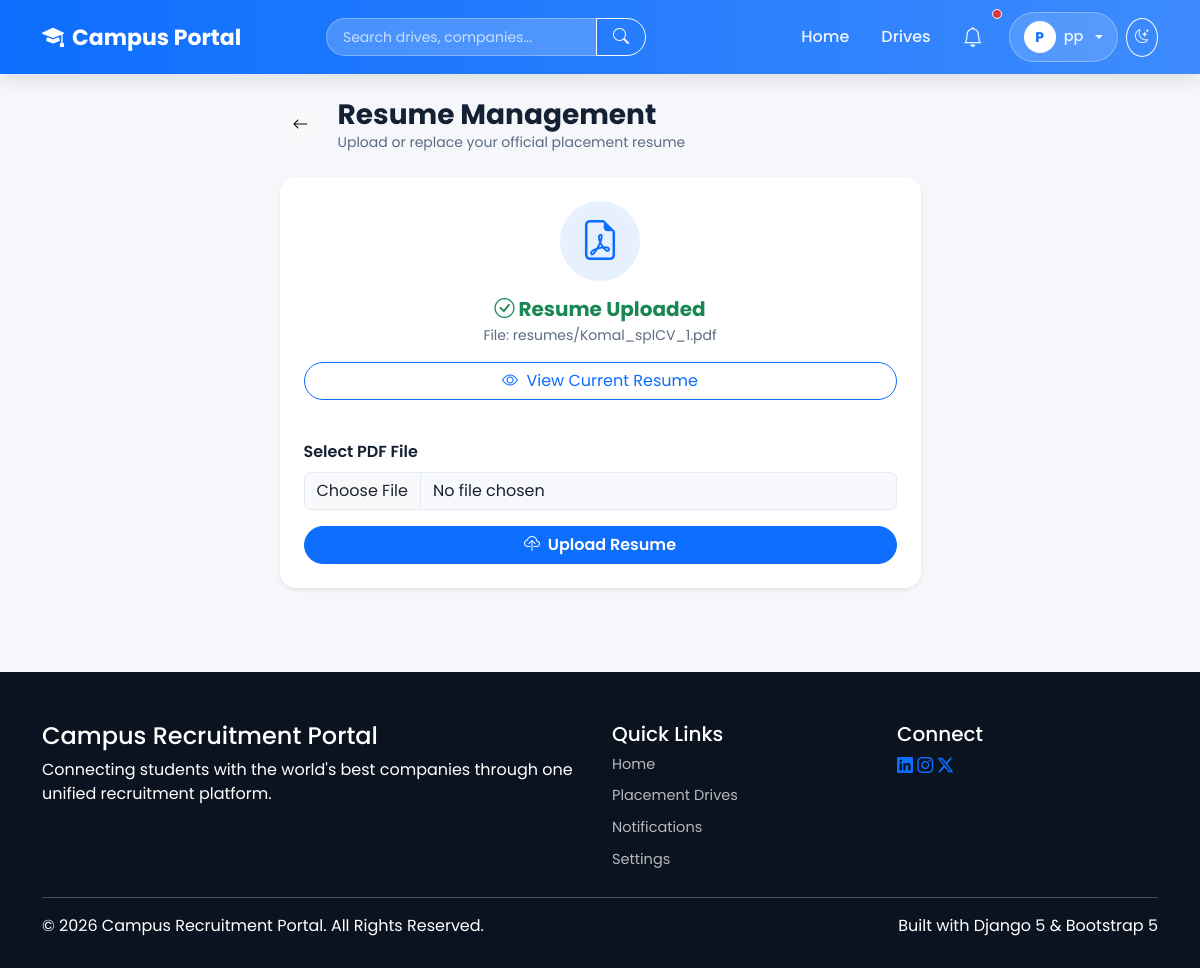
Page /student/resume/ (signed in) on the committed database.
### accounts/models.py (models this page shows, shortened)
class CustomUser(AbstractUser):
    ROLE_CHOICES = [
        ("student", "Student"),
        ("recruiter", "Recruiter"),
        ("placement_officer", "Placement Officer"),
    ]
    email = models.EmailField(unique=True)
    phone_number = models.CharField(
        max_length=15,
        blank=True
    )
    role = models.CharField(
        max_length=25,
        choices=ROLE_CHOICES,
        default="student",
    )
    objects = CustomUserManager()
    USERNAME_FIELD = "email"
    REQUIRED_FIELDS = ["username"]

### students/models.py (models this page shows, shortened)
class StudentProfile(models.Model):
    user = models.OneToOneField(
        CustomUser,
        on_delete=models.CASCADE
    )
    registration_number = models.CharField(
        max_length=20,
        unique=True
    )
    resume = models.FileField(
        upload_to="resumes/",
        blank=True,
        null=True
    )
    department = models.CharField(max_length=100)
    batch = models.IntegerField()
    cgpa = models.DecimalField(
        max_digits=4,
        decimal_places=2
    )
    skills = models.TextField(blank=True, help_text="Comma separated skills")
    projects = models.TextField(blank=True)
    certifications = models.TextField(blank=True)
    bio = models.TextField(blank=True)

### students/views.py (the view)
# urls.py: path("resume/", views.student_resume, name="student_resume"),
@login_required
def student_resume(request):
    profile = get_object_or_404(StudentProfile, user=request.user)
    if request.method == "POST":
        if request.FILES.get("resume"):
            profile.resume = request.FILES["resume"]
            profile.save()
            messages.success(request, "Resume uploaded successfully!")
            return redirect("student_resume")
    return render(request, "students/resume.html", {"profile": profile})

### templates/students/resume.html (shortened to what this page needs)
{% extends "base.html" %}
{% block content %}
<div class="container py-4">
    <div class="row justify-content-center">
        <div class="col-md-7">
            <div class="d-flex align-items-center mb-4">
                <a href="{% url 'student_dashboard' %}" class="btn btn-light rounded-circle me-3">
                    <i class="bi bi-arrow-left"></i>
                </a>
                <div>
                    <h3 class="fw-bold mb-0">Resume Management</h3>
                    <p class="text-muted small mb-0">Upload or replace your official placement resume</p>
                </div>
            </div>
            <div class="card border-0 shadow-sm rounded-4 p-4 bg-white text-center">
                <div class="bg-primary bg-opacity-10 text-primary rounded-circle mx-auto d-flex align-items-center justify-content-center mb-3" style="width: 80px; height: 80px;">
                    <i class="bi bi-file-earmark-pdf fs-1"></i>
                </div>
                {% if profile.resume %}
                    <h5 class="fw-bold text-success mb-1"><i class="bi bi-check-circle me-1"></i>Resume Uploaded</h5>
                    <p class="text-muted small mb-3">File: {{ profile.resume.name }}</p>
                    <a href="{{ profile.resume.url }}" target="_blank" class="btn btn-outline-primary rounded-pill px-4 mb-4">
                        <i class="bi bi-eye me-1"></i> View Current Resume
                    </a>
                {% else %}
                    <h5 class="fw-bold text-dark mb-1">No Resume Uploaded Yet</h5>
                    <p class="text-muted small mb-3">Upload your resume to apply for placement drives.</p>
                {% endif %}
                <form method="POST" enctype="multipart/form-data" class="mt-3">
                    <div class="mb-3 text-start">
                        <label class="form-label fw-semibold">Select PDF File</label>
                        <input type="file" name="resume" class="form-control" required>
                    </div>
                    <button type="submit" class="btn btn-primary rounded-pill px-4 fw-semibold w-100">
                        <i class="bi bi-cloud-upload me-1"></i> Upload Resume
                    </button>
                </form>
            </div>
        </div>
    </div>
</div>
{% endblock %}

### templates/base.html (shortened to what this page needs)
<!DOCTYPE html>
<html lang="en">
<head>
<link href="https://cdn.jsdelivr.net/npm/bootstrap@5.3.3/dist/css/bootstrap.min.css" rel="stylesheet">
<link rel="stylesheet" href="https://cdn.jsdelivr.net/npm/bootstrap-icons@1.11.3/font/bootstrap-icons.min.css">
</head>
<body>
<nav class="navbar navbar-expand-lg sticky-top">
<div class="container">
    <a class="navbar-brand" href="/"><i class="bi bi-mortarboard-fill"></i> Campus Portal</a>
    <div class="collapse navbar-collapse" id="nav">
        <form action="{% url 'global_search' %}" method="GET" class="d-flex mx-auto my-2 my-lg-0" style="max-width: 320px; width: 100%;">
            <div class="input-group">
                <input type="text" name="q" class="form-control nav-search-input" placeholder="Search drives, companies..." value="{{ request.GET.q }}">
                <button class="btn btn-outline-light rounded-end-pill px-3" type="submit"><i class="bi bi-search"></i></button>
            </div>
        </form>
        <ul class="navbar-nav ms-auto align-items-lg-center">
            <li class="nav-item">
                <a class="nav-link {% if request.resolver_match.url_name == 'home' %}active{% endif %}" href="/">Home</a>
            </li>
            <li class="nav-item">
                <a class="nav-link" href="{% url 'placement_drives' %}">Drives</a>
            </li>
            {% if user.is_authenticated %}
                <li class="nav-item me-2">
                    <a class="nav-link position-relative" href="{% url 'notifications_list' %}" title="Notifications">
                        <i class="bi bi-bell fs-5"></i>
                        {% if user.notifications.filter.is_read.count > 0 or user.notifications.count > 0 %}
                            <span class="position-absolute top-0 start-100 translate-middle p-1 bg-danger border border-light rounded-circle"></span>
                        {% endif %}
                    </a>
                </li>
                <li class="nav-item dropdown">
                    <a class="nav-link user-menu-toggle dropdown-toggle" href="#" role="button" data-bs-toggle="dropdown">
                        <span class="user-avatar-circle">{{ user.first_name|default:user.username|first|upper }}</span>
                        <span>{{ user.first_name|default:user.username }}</span>
                    </a>
                </li>
            {% endif %}
            <li class="nav-item ms-lg-2 mt-2 mt-lg-0">
                <button onclick="toggleTheme()" class="btn btn-sm btn-outline-light rounded-circle p-2" id="themeToggleBtn" title="Toggle Theme" aria-label="Toggle theme">
                    <i class="bi bi-moon-stars"></i>
                </button>
            </li>
        </ul>
    </div>
</div>
</nav>
<main>
{% block content %}
{% endblock %}
</main>
<footer>
<div class="container">
    <div class="row">
        <div class="col-md-6 mb-4 mb-md-0">
            <h4>Campus Recruitment Portal</h4>
            <p>Connecting students with the world's best companies through one unified recruitment platform.</p>
        </div>
        <div class="col-md-3 mb-4 mb-md-0">
            <h5>Quick Links</h5>
            <a href="/" class="footer-link">Home</a>
            <a href="{% url 'placement_drives' %}" class="footer-link">Placement Drives</a>
            <a href="{% url 'notifications_list' %}" class="footer-link">Notifications</a>
            <a href="{% url 'user_settings' %}" class="footer-link">Settings</a>
        </div>
        <div class="col-md-3">
            <h5>Connect</h5>
            <div>
                <a href="#" class="social-icon"><i class="bi bi-linkedin"></i></a>
                <a href="#" class="social-icon"><i class="bi bi-instagram"></i></a>
                <a href="#" class="social-icon"><i class="bi bi-twitter-x"></i></a>
            </div>
        </div>
    </div>
    <hr>
    <div class="d-flex flex-column flex-md-row justify-content-between align-items-center">
        <p class="footer-bottom mb-0">© 2026 Campus Recruitment Portal. All Rights Reserved.</p>
        <p class="footer-bottom mb-0">Built with Django 5 & Bootstrap 5</p>
    </div>
</div>
</footer>
</body>
</html>

### templates/base.html (style rules this page uses)
:root { --brand-blue: #0d6efd; --brand-blue-light: #3d8bfd; --brand-dark: #0b1320; --text-muted: #5c6b82; --bg-soft: #f5f7fb; --surface: #ffffff; --surface-2: #f8f9fc; --border-color: #e5eaf2; --text-color: #142033; --radius-lg: 20px; --radius-md: 14px; }
body { font-family: 'Poppins', sans-serif; background: var(--bg-soft); color: var(--text-color); display: flex; flex-direction: column; min-height: 100vh; transition: background-color 0.3s ease, color 0.3s ease; }
main { flex: 1; }
a { color: var(--brand-blue); }
.card, .list-group-item, .table, .form-control, .form-select, .alert { border-color: var(--border-color); }
.card { background: var(--surface); color: var(--text-color); border: 1px solid var(--border-color); border-radius: var(--radius-lg); box-shadow: 0 10px 30px rgba(0, 0, 0, 0.06); }
.form-control, .form-select, .form-control:focus, .form-select:focus { background: var(--surface-2); color: var(--text-color); border-color: var(--border-color); }
.text-muted { color: var(--text-muted) !important; }
.navbar { background: linear-gradient(90deg, var(--brand-blue), var(--brand-blue-light)); box-shadow: 0 4px 20px rgba(0, 0, 0, .12); padding: 12px 0; }
.navbar-brand { font-size: 22px; font-weight: 700; color: #fff !important; display: flex; align-items: center; gap: 8px; }
.nav-link { color: rgba(255, 255, 255, .9) !important; font-weight: 500; margin-left: 4px; padding: 8px 14px !important; border-radius: 30px; transition: .25s; }
.nav-search-input { background: rgba(255, 255, 255, 0.2); border: 1px solid rgba(255, 255, 255, 0.3); color: #fff; border-radius: 30px; padding: 6px 16px; font-size: 14px; }
.nav-search-input::placeholder { color: rgba(255, 255, 255, 0.7); }
.user-menu-toggle { display: flex; align-items: center; gap: 8px; background: rgba(255, 255, 255, .15); border: 1px solid rgba(255, 255, 255, .3); color: #fff; border-radius: 30px; padding: 5px 14px 5px 5px; font-weight: 500; font-size: 14.5px; }
.user-avatar-circle { width: 32px; height: 32px; border-radius: 50%; background: #fff; color: var(--brand-blue); font-weight: 700; display: flex; align-items: center; justify-content: center; font-size: 14px; }
footer { background: var(--brand-dark); color: #fff; padding: 50px 0 30px; margin-top: 60px; }
footer .footer-link { color: rgba(255, 255, 255, .7); text-decoration: none; display: block; margin-bottom: 10px; font-size: 14.5px; transition: .2s; }

### rows in the picture
CustomUser: first_name|first "P", first_name "pp"
StudentProfile: resume.name "resumes/Komal_splCV_1.pdf"
